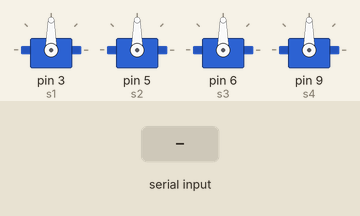
A sketch run on a simulated Arduino Uno, built with avr-gcc and run on an emulated ATmega328P. Parts: 4 × servo. The test bench sets the inputs (shaded band).

Above: at 1.2 s.
1.3 s: "+" received over Serial
At 2.5 s:
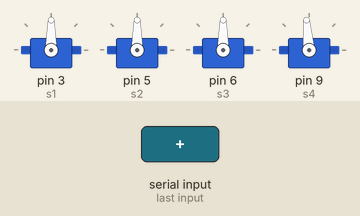
2.8 s: "+" received over Serial
At 3.6 s:
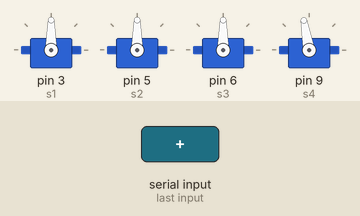
4.3 s: "-" received over Serial
At 4.7 s:
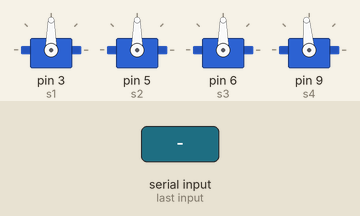
Timing chart, 0 to 7.3 s (numbered marks = the images above; inputs shaded):
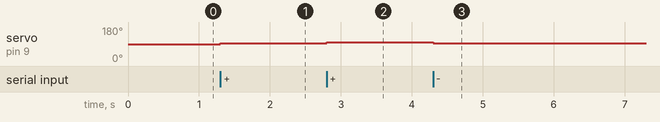

Measured:
- after the input at 1.3 s, servo on pin 9 (s4): 90° → 95° at once
- after the input at 2.8 s, servo on pin 9 (s4): 95° → 100° at once
- after the input at 4.3 s, servo on pin 9 (s4): 100° → 95° at once

The sketch:

Teste_Nova_Perna.ino
```cpp
#include <Servo.h>

Servo s1;
Servo s2;
Servo s3;
Servo s4;
int aux = 90;

void setup(){

  Serial.begin(9600);

  s1.attach(3);
  s2.attach(5);
  s3.attach(6);
  s4.attach(9);

  s1.write(90);
  s2.write(90);
  s3.write(90);
  s4.write(90);
}

void loop(){

  String texto = readText();

  if(texto == "+"){
    aux = aux + 5;
    s4.write(aux);
  }
  if(texto == "-"){
    aux = aux - 5;
    s4.write(aux);
  }

}

String readText(){
  String str = "";
	char character;

	while(Serial.available()){
		character = Serial.read();
    	str.concat(character);
	}

	return str;
}
```
